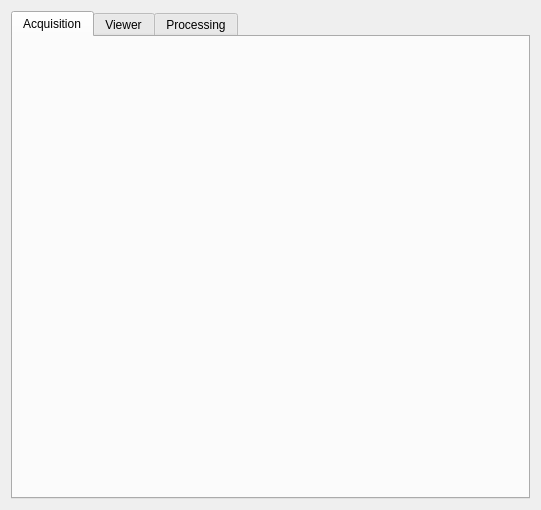
<?xml version="1.0" encoding="UTF-8"?>
<ui version="4.0">
 <class>Form</class>
 <widget class="QWidget" name="Form">
  <property name="geometry">
   <rect>
    <x>0</x>
    <y>0</y>
    <width>541</width>
    <height>510</height>
   </rect>
  </property>
  <property name="windowTitle">
   <string>Form</string>
  </property>
  <layout class="QVBoxLayout" name="verticalLayout_2">
   <item>
    <widget class="QTabWidget" name="tabWidget">
     <property name="currentIndex">
      <number>0</number>
     </property>
     <widget class="AcquisitionConfig" name="acqtab">
      <attribute name="title">
       <string>Acquisition</string>
      </attribute>
     </widget>
     <widget class="ViewerConfig" name="viewtab">
      <attribute name="title">
       <string>Viewer</string>
      </attribute>
     </widget>
     <widget class="ProcessingConfig" name="proctab">
      <attribute name="title">
       <string>Processing</string>
      </attribute>
     </widget>
    </widget>
   </item>
  </layout>
 </widget>
 <customwidgets>
  <customwidget>
   <class>AcquisitionConfig</class>
   <extends>QWidget</extends>
   <header>pymepixviewer.panels.acqconfig</header>
   <container>1</container>
  </customwidget>
  <customwidget>
   <class>ProcessingConfig</class>
   <extends>QWidget</extends>
   <header>pymepixviewer.panels.processingconfig</header>
   <container>1</container>
  </customwidget>
  <customwidget>
   <class>ViewerConfig</class>
   <extends>QWidget</extends>
   <header>pymepixviewer.panels.viewerconfig</header>
   <container>1</container>
  </customwidget>
 </customwidgets>
 <resources/>
 <connections/>
</ui>
